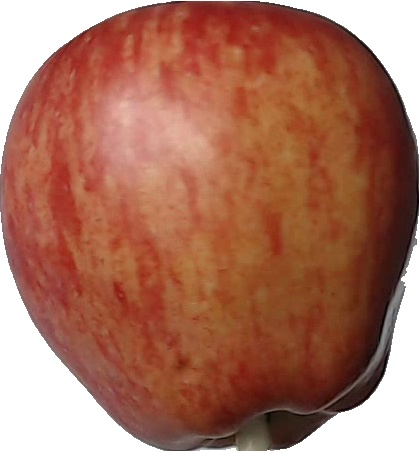
#> input picture img/r0_0.jpg, 420 x 452 px
$ python example4.py
#> lines starting #> are read from the running program, lines starting #| are printed output that depends on the picture; after the words box and inside, x2 and y2 are one past the last pixel; in counts of white or black regions, pixels touching at a corner belong together
#Import the library cv2
import cv2
import os

#Create the path variable
img_path = 'img/r0_0.jpg'

#This conditional load and show the image if exist
if os.path.exists(img_path):

	#variable to read the image
	img_ = cv2.imread(img_path)
#> img_ is the input picture: shape (452, 420, 3); mean B, G, R 92.7, 112.4, 168.8

	#Change the color of a pixel
	img_[100,100] = [255,255,255]
#> img_: shape (452, 420, 3); under 0.01% of pixels changed, all inside (x1, y1, x2, y2) = (100, 100, 101, 101)

	#Loop number of rows of image
	for i, row in enumerate(img_):

		#change the color of pixels on the range
		# y=i, x = 100
		img_[i,100] = [255,255,255]
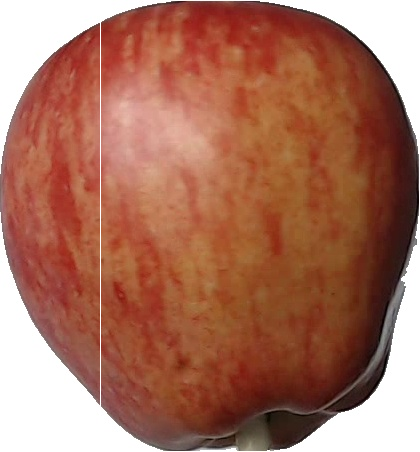
#> img_: shape (452, 420, 3); mean B, G, R 93, 112.7, 168.9

	#Show the image readed
	cv2.imshow('Image',img_)

	#Wait until a key pressed
	cv2.waitKey(0)

	#Close all the windows opened
	cv2.destroyAllWindows()
else:
	print('Image could not be read')

$ run again, with img/frutas.jpg copied over img/r0_0.jpg
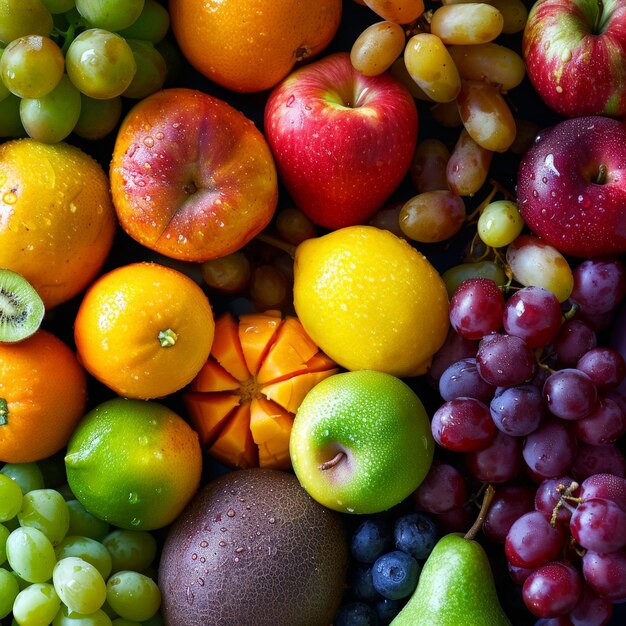
#> input picture img/frutas.jpg, 626 x 626 px
#> img_ is the input picture: shape (626, 626, 3); mean B, G, R 38.4, 81.6, 118.6
#> after the loop `for i, row in enumerate(img_):`:
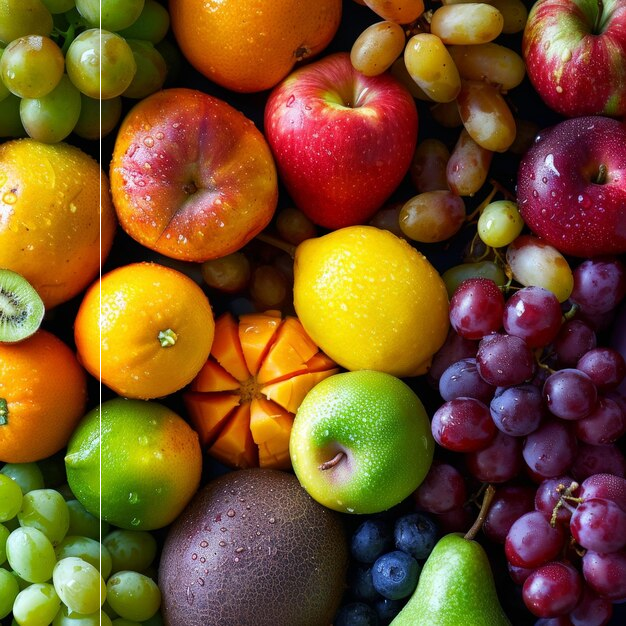
#> img_: shape (626, 626, 3); mean B, G, R 38.7, 81.8, 118.8

$ run again, with img/rgb.png saved as img/r0_0.jpg
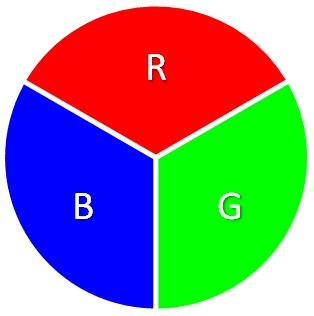
#> input picture img/rgb.png, 314 x 316 px
#> img_ is the input picture: shape (316, 314, 3); mean B, G, R 136.6, 137.3, 136.8
#> after the loop `for i, row in enumerate(img_):`:
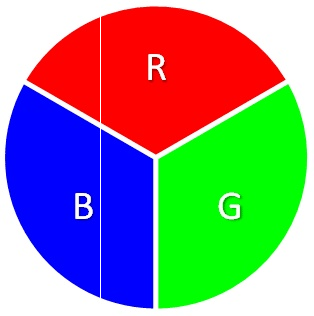
#> img_: shape (316, 314, 3); mean B, G, R 136.9, 138, 137.3
